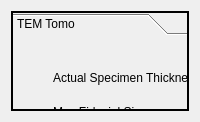
      <widget class="QWidget" name="temTomo">
       <layout class="QGridLayout" name="gridLayout_16">
        <item row="0" column="0">
         <widget class="QToolBox" name="temTomo_Toolbox">
          <property name="frameShape">
           <enum>QFrame::WinPanel</enum>
          </property>
          <property name="lineWidth">
           <number>5</number>
          </property>
          <property name="currentIndex">
           <number>0</number>
          </property>
          <widget class="QWidget" name="page_11">
           <property name="geometry">
            <rect>
             <x>0</x>
             <y>0</y>
             <width>98</width>
             <height>28</height>
            </rect>
           </property>
           <attribute name="label">
            <string>TEM Tomo</string>
           </attribute>
           <widget class="QWidget" name="layoutWidget">
            <property name="geometry">
             <rect>
              <x>40</x>
              <y>20</y>
              <width>411</width>
              <height>241</height>
             </rect>
            </property>
            <layout class="QGridLayout" name="gridLayout_17">
             <item row="0" column="0">
              <widget class="QLabel" name="MaxSpecimenThickness_TEMTomo_2">
               <property name="text">
                <string>Actual Specimen Thickness</string>
               </property>
              </widget>
             </item>
             <item row="0" column="1">
              <widget class="QLineEdit" name="MaxSpecimenThickness_Text_TEMTomo_2"/>
             </item>
             <item row="0" column="2">
              <widget class="QLabel" name="MaxSpecimenThickness_Measurement_TEMTomo_2">
               <property name="text">
                <string>nm</string>
               </property>
              </widget>
             </item>
             <item row="1" column="0">
              <widget class="QLabel" name="MaxFiducialSize_TEMTomo_2">
               <property name="text">
                <string>Max Fiducial Size</string>
               </property>
              </widget>
             </item>
             <item row="1" column="1">
              <widget class="QLineEdit" name="MaxFiducialSize_Text_TEMTomo_2"/>
             </item>
             <item row="1" column="2">
              <widget class="QLabel" name="MaxFiducialSize_Measurement_TEMTomo_2">
               <property name="text">
                <string>nm</string>
               </property>
              </widget>
             </item>
             <item row="2" column="0">
              <widget class="QComboBox" name="Camera_TEMTomo_2">
               <property name="currentIndex">
                <number>0</number>
               </property>
               <item>
                <property name="text">
                 <string>Camera</string>
                </property>
               </item>
               <item>
                <property name="text">
                 <string>AMT</string>
                </property>
               </item>
               <item>
                <property name="text">
                 <string>Pre-GIF Gatan</string>
                </property>
               </item>
               <item>
                <property name="text">
                 <string>GIF Gatan</string>
                </property>
               </item>
              </widget>
             </item>
             <item row="3" column="0">
              <widget class="QLabel" name="EnergyFilterSlitSize_TEMTomo_2">
               <property name="text">
                <string>Energy Filter Slit Size</string>
               </property>
              </widget>
             </item>
             <item row="3" column="1">
              <widget class="QLineEdit" name="EnergyFilterSlitSize_Text_TEMTomo_2">
               <property name="inputMask">
                <string>25</string>
               </property>
               <property name="text">
                <string>25</string>
               </property>
              </widget>
             </item>
             <item row="3" column="2">
              <widget class="QLabel" name="EnergyFilterSlitSize_Measurement_TEMTomo_2">
               <property name="text">
                <string>eV</string>
               </property>
              </widget>
             </item>
             <item row="4" column="0">
              <widget class="QComboBox" name="AcquisitionSoftware_TEMTomo_2">
               <item>
                <property name="text">
                 <string>Acquisition Software</string>
                </property>
               </item>
               <item>
                <property name="text">
                 <string>Xplore 3D</string>
                </property>
               </item>
               <item>
                <property name="text">
                 <string>Serial EM</string>
                </property>
               </item>
               <item>
                <property name="text">
                 <string>UCSF Tomo</string>
                </property>
               </item>
               <item>
                <property name="text">
                 <string>Leginon </string>
                </property>
               </item>
               <item>
                <property name="text">
                 <string>TOM Toolbox</string>
                </property>
               </item>
               <item>
                <property name="text">
                 <string>EPU</string>
                </property>
               </item>
               <item>
                <property name="text">
                 <string>Digital Micrograph</string>
                </property>
               </item>
               <item>
                <property name="text">
                 <string>TIA</string>
                </property>
               </item>
               <item>
                <property name="text">
                 <string>AMT</string>
                </property>
               </item>
               <item>
                <property name="text">
                 <string>Hitachi SEM</string>
                </property>
               </item>
               <item>
                <property name="text">
                 <string>AIM</string>
                </property>
               </item>
               <item>
                <property name="text">
                 <string>Zen</string>
                </property>
               </item>
               <item>
                <property name="text">
                 <string>Leica</string>
                </property>
               </item>
              </widget>
             </item>
             <item row="5" column="0">
              <widget class="QLabel" name="Voltage_TEMTomo_2">
               <property name="text">
                <string>Voltage</string>
               </property>
              </widget>
             </item>
             <item row="5" column="1">
              <widget class="QLineEdit" name="Voltage_Text_TEMTomo_2"/>
             </item>
             <item row="5" column="2">
              <widget class="QLabel" name="Voltage_Measurement_TEMTomo_2">
               <property name="text">
                <string>kV</string>
               </property>
              </widget>
             </item>
             <item row="6" column="0">
              <widget class="QLabel" name="CsValue_TEMTomo_2">
               <property name="text">
                <string>Cs Value</string>
               </property>
              </widget>
             </item>
             <item row="6" column="1">
              <widget class="QLineEdit" name="CsValue_Text_TEMTomo_2"/>
             </item>
             <item row="6" column="2">
              <widget class="QLabel" name="CsValue_Measurement_TEMTomo_2">
               <property name="text">
                <string>mm</string>
               </property>
              </widget>
             </item>
            </layout>
           </widget>
          </widget>
         </widget>
        </item>
       </layout>
      </widget>
